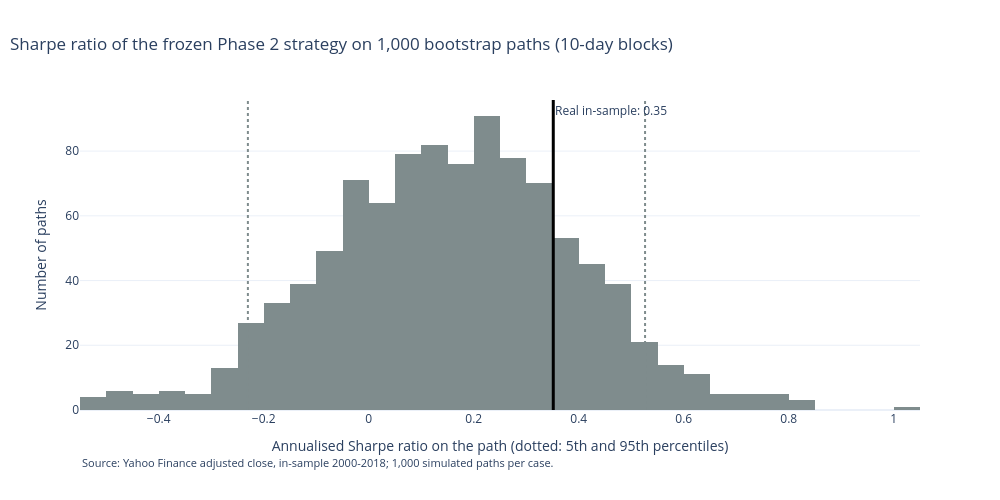

The notebook cell this image was saved under:
### Markdown cell above
## 3. Main result: the Phase 2 signal on 1,000 paths

How to read the chart: each bar counts the paths whose Sharpe ratio fell in that range; the black line is
the real in-sample Sharpe. If the line sat far to the right of almost all bars, the real history would hold
something the paths do not.

### Code cell
def describe(values: pd.Series, real_value: float) -> dict[str, float]:
    v = values.dropna()
    return {
        "paths": float(len(v)),
        "median": float(v.median()),
        "p05": float(v.quantile(0.05)),
        "p95": float(v.quantile(0.95)),
        "share_positive": float((v > 0).mean()),
        "real_value": real_value,
        "real_percentile": float((v < real_value).mean()),
    }


main_stats = describe(main["sharpe"], real["sharpe"])
fig = go.Figure(
    go.Histogram(x=main["sharpe"], nbinsx=50, marker_color="#7f8c8d", name="Simulated paths")
)
fig.add_vline(x=real["sharpe"], line_color="black", line_width=3)
fig.add_annotation(
    x=real["sharpe"],
    y=1,
    yref="paper",
    text=f"Real in-sample: {real['sharpe']:.2f}",
    showarrow=False,
    xanchor="left",
    yanchor="top",
)
for q in ("p05", "p95"):
    fig.add_vline(x=main_stats[q], line_dash="dot", line_color="#7f8c8d")
finish_figure(
    fig,
    "Sharpe ratio of the frozen Phase 2 strategy on 1,000 bootstrap paths (10-day blocks)",
    "Annualised Sharpe ratio on the path (dotted: 5th and 95th percentiles)",
    "Number of paths",
    SOURCE,
)
save_figure(fig, "05_bootstrap_sharpe", figures_dir)
fig.show()
pd.Series(main_stats).round(3)

### Figure 1 — Plotly figure (JSON) as saved in the notebook; plotly's stock layout.template omitted (floating-point values rounded to 4 significant figures; data arrays with more than 128 entries replaced by an {"elided": "..."} marker saying what was removed)
{"data": [{"marker": {"color": "#7f8c8d"}, "name": "Simulated paths", "nbinsx": 50, "type": "histogram", "x": {"elided": "1000 float values"}}], "layout": {"annotations": [{"showarrow": false, "text": "Real in-sample: 0.35", "x": 0.3515, "xanchor": "left", "y": 1, "yanchor": "top", "yref": "paper"}, {"font": {"size": 11}, "showarrow": false, "text": "Source: Yahoo Finance adjusted close, in-sample 2000-2018; 1,000 simulated paths per case.", "x": 0, "xref": "paper", "y": -0.2, "yref": "paper"}], "height": 500, "legend": {"orientation": "h", "x": 0.01, "y": 1.02, "yanchor": "bottom"}, "margin": {"b": 90}, "shapes": [{"line": {"color": "black", "width": 3}, "type": "line", "x0": 0.3515, "x1": 0.3515, "xref": "x", "y0": 0, "y1": 1, "yref": "y domain"}, {"line": {"color": "#7f8c8d", "dash": "dot"}, "type": "line", "x0": -0.2302, "x1": -0.2302, "xref": "x", "y0": 0, "y1": 1, "yref": "y domain"}, {"line": {"color": "#7f8c8d", "dash": "dot"}, "type": "line", "x0": 0.5263, "x1": 0.5263, "xref": "x", "y0": 0, "y1": 1, "yref": "y domain"}], "title": {"text": "Sharpe ratio of the frozen Phase 2 strategy on 1,000 bootstrap paths (10-day blocks)", "x": 0.01}, "width": 1000, "xaxis": {"title": {"text": "Annualised Sharpe ratio on the path (dotted: 5th and 95th percentiles)"}}, "yaxis": {"title": {"text": "Number of paths"}}}}
